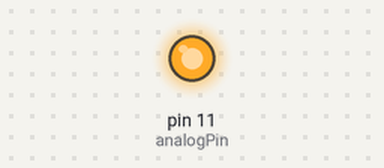
This sketch was run on a simulated Arduino Uno, built with avr-gcc and run on an emulated ATmega328P. Shown: output pins drawn as LEDs (lit = HIGH).

Above: at 0.1 s.
Timing chart, 0 to 1.6 s (numbered marks = the images above):
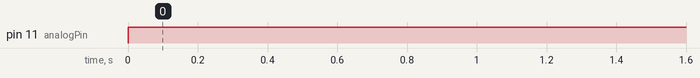

Measured:
- by itself, pin 11 (analogPin): LOW → HIGH at 0.00 s

The sketch:

mcontroller.ino
```cpp
int hallPin = 1;
int hallValue = 0;
int analogPin = 11;

void setup() {
  pinMode(analogPin, OUTPUT);
  pinMode(hallPin, INPUT);
}

void loop() {
  // map it to the range of the analog out:
  //outputValue = map(sensorValue, 0, 1023, 0, 255);

  //hallValue = digitalRead(hallPin);

  if (1) {
    analogWrite(analogPin, 255);
  }
  else {
    analogWrite(analogPin, 0);
  }
  delay (1000);
}
```
